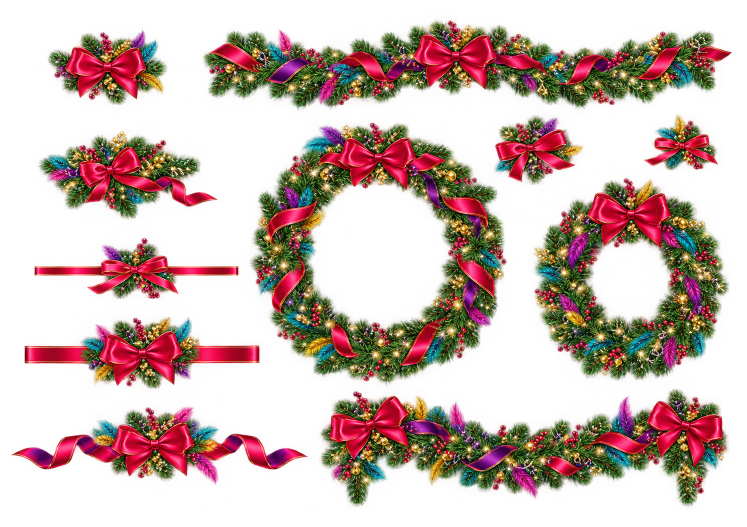
#> input picture assets/fuentes/NAVIDAD CC.png, 1493 x 1053 px, found by its file name (shown at 1/2 size)
$ python extraer_cc.py '../assets/fuentes/NAVIDAD CC.png'
#> lines starting #> are read from the running program, lines starting #| are printed output that depends on the picture; after the words box and inside, x2 and y2 are one past the last pixel; in counts of white or black regions, pixels touching at a corner belong together
"""Separa NAVIDAD CC.png en sus piezas sueltas.

Agrupa por alfa: se dilata un poco la mascara para que el follaje ralo de una
misma pieza quede unido, se etiquetan los grupos y se recorta cada uno con el
alfa ORIGINAL (la dilatacion solo sirve para agrupar, no se guarda).
Saca una hoja numerada para decidir que es cada cosa; con --guardar escribe
los .webp en la carpeta del proyecto.
"""
from PIL import Image, ImageDraw
import numpy as np
from scipy import ndimage
import os, sys

SRC = r'C:/Users/EQUIPO/Downloads/NAVIDAD CC.png'
OUT = os.path.normpath('C:/Users/EQUIPO/AppData/Local/Temp/claude/'
                       'C--Users-EQUIPO-Desktop-Proyectos-claude/'
                       '743bcc5d-28f7-4b2e-a146-7922b8ed0f28/scratchpad/nv')
DEST = 'assets/img/navidad-adornos'
UMBRAL = 40        # por debajo de esto, el alfa es halo flojo
UNIR = 9           # radio de dilatacion para unir follaje de una misma pieza
MIN_AREA = 2500    # grupos mas chicos que esto son motas

im = Image.open(SRC).convert('RGBA')
#> im is the input picture: PIL image 1493x1053 RGBA; mean R, G, B, A 82.4, 44.4, 35.9, 96.8
W, H = im.size
#> W = 1493; H = 1053
arr = np.array(im)
alfa = arr[:, :, 3].astype(np.int16)

# alfa limpio: el halo flojo a cero
alfa_limpio = np.where(alfa <= UMBRAL, 0, alfa).astype(np.uint8)

mask = alfa_limpio > 0
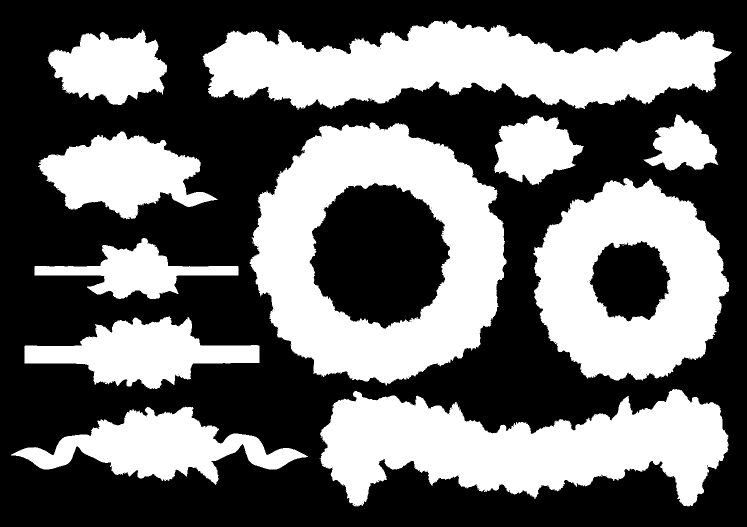
#> mask: shape (1053, 1493) bool (shown at 1/2 size); 41.4% white; 21 white regions (10 under 20 px), largest, box (x1, y1, x2, y2) and area: (499, 245, 1013, 771) 142886, (405, 41, 1464, 220) 118311, (640, 778, 1457, 1013) 114347
unida = ndimage.binary_dilation(mask, ndimage.generate_binary_structure(2, 2),
                                iterations=UNIR)
#> unida: shape (1053, 1493) bool; 53.6% white; 3 black regions, box (x1, y1, x2, y2) and area: (0, 0, 1493, 1053) 666910, (633, 380, 887, 641) 49197, (1194, 495, 1326, 625) 12935
etiq, n = ndimage.label(unida)
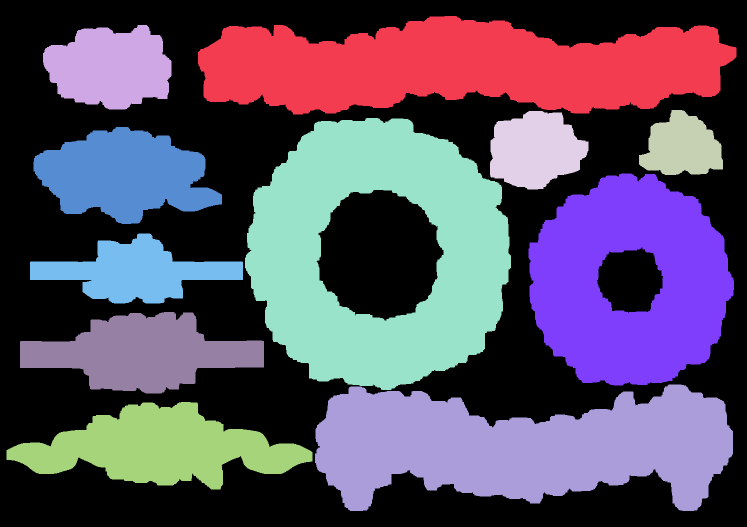
#> etiq: shape (1053, 1493) int32 (shown at 1/2 size); 12 distinct labels, from 0 to 11; one colour per label, 0 black
#> n = 11
print('grupos encontrados:', n)
#| grupos encontrados: 11

piezas = []
for i in range(1, n + 1):
    ys, xs = np.where(etiq == i)
    area = int(mask[etiq == i].sum())        # area real, sin contar la dilatacion
    if area < MIN_AREA:
        continue
    y0, y1 = int(ys.min()), int(ys.max()) + 1
    x0, x1 = int(xs.min()), int(xs.max()) + 1
    # recortar al contenido real dentro de la caja
    sub = mask[y0:y1, x0:x1] & (etiq[y0:y1, x0:x1] == i)
    fy, fx = np.where(sub)
    y0b, y1b = y0 + int(fy.min()), y0 + int(fy.max()) + 1
    x0b, x1b = x0 + int(fx.min()), x0 + int(fx.max()) + 1
    piezas.append((x0b, y0b, x1b, y1b, area, i))
#> this loop made 11 passes
#> (area, y0, y1, x0, x1, y0b, y1b, x0b) on passes 1 to 11: (118313, 32, 229, 396, 1473, 41, 220, 405), (23553, 50, 219, 86, 343, 59, 210, 95), (9464, 220, 350, 1278, 1446, 229, 341, 1287), (16004, 222, 379, 980, 1177, 231, 370, 989), (142888, 236, 780, 490, 1022, 245, 771, 499), (35342, 254, 448, 67, 444, 263, 439, 76), (98663, 347, 771, 1057, 1468, 356, 762, 1066), (18436, 467, 607, 60, 486, 476, 598, 69), (33868, 624, 787, 40, 528, 633, 778, 49), (114353, 769, 1022, 630, 1466, 778, 1013, 639), (39256, 804, 979, 13, 625, 813, 970, 22)
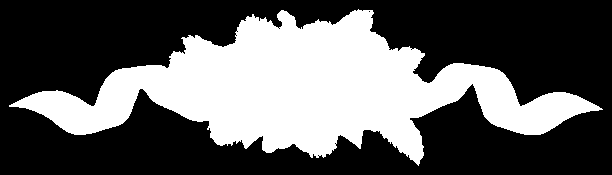
#> sub: shape (175, 612) bool; 36.7% white; 1 white region, box (x1, y1, x2, y2) and area: (9, 9, 603, 166) 39256
#> after the loop, piezas = 11 items, first 6: (405, 41, 1464, 220, 118313, 1), (95, 59, 334, 210, 23553, 2), (1287, 229, 1437, 341, 9464, 3), (989, 231, 1168, 370, 16004, 4), (499, 245, 1013, 771, 142888, 5), (76, 263, 435, 439, 35342, 6)

# ordenar como se leen: por filas de arriba a abajo, luego de izquierda a derecha
piezas.sort(key=lambda p: (round(p[1] / 90), p[0]))
print('piezas utiles:', len(piezas))
#| piezas utiles: 11

recortes = []
for idx, (x0, y0, x1, y1, area, lab) in enumerate(piezas, 1):
    rec = Image.fromarray(arr[y0:y1, x0:x1].copy(), 'RGBA')
    # dentro de la caja puede colarse un trozo de la pieza vecina: se borra
    propio = (etiq[y0:y1, x0:x1] == lab)
    a = np.array(rec.getchannel('A'))
    a = np.where(propio, np.where(a <= UMBRAL, 0, a), 0).astype(np.uint8)
    rec.putalpha(Image.fromarray(a, 'L'))
    recortes.append((idx, rec, x1 - x0, y1 - y0, area))
    print('  %2d  %4dx%-4d  area %6d' % (idx, x1 - x0, y1 - y0, area))
#> this loop made 11 passes
#> (x0, y0, x1, y1, area, lab) on passes 1 to 11: (405, 41, 1464, 220, 118313, 1), (95, 59, 334, 210, 23553, 2), (76, 263, 435, 439, 35342, 6), (499, 245, 1013, 771, 142888, 5), (989, 231, 1168, 370, 16004, 4), (1287, 229, 1437, 341, 9464, 3), (1066, 356, 1459, 762, 98663, 7), (69, 476, 477, 598, 18436, 8), (49, 633, 519, 778, 33868, 9), (22, 813, 616, 970, 39256, 11), (639, 778, 1457, 1013, 114353, 10)
#|    1  1059x179   area 118313
#|    2   239x151   area  23553
#|    3   359x176   area  35342
#|    4   514x526   area 142888
#|    5   179x139   area  16004
#|    6   150x112   area   9464
#|    7   393x406   area  98663
#|    8   408x122   area  18436
#> (further printed lines are left out)
#> pass 1, `a = np.array(rec.getchannel('A'))`:
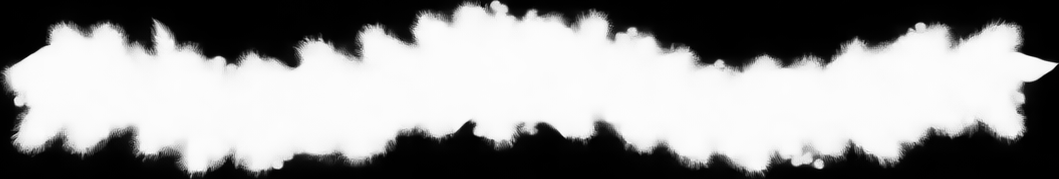
#> a: shape (179, 1059); min 0, max 255, mean 146.1
#> after the loop: propio: shape (235, 818) bool; 73.4% white; 7 black regions (1 under 20 px), largest, box (x1, y1, x2, y2) and area: (102, 161, 711, 235) 22426, (93, 0, 689, 77) 20607, (762, 147, 818, 235) 2913, (0, 165, 50, 235) 2167, (0, 0, 58, 67) 1534, (738, 0, 818, 73) 1414
#> after the loop:
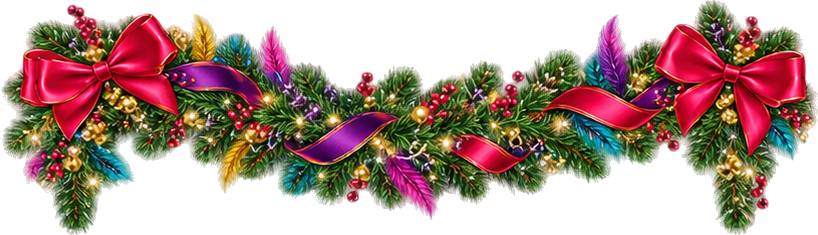
#> rec: PIL image 818x235 RGBA; mean R, G, B, A 92.9, 59.3, 48.2, 138; transparent parts drawn white
#> after the loop, recortes = 11 items

# hoja numerada sobre el fondo de la pagina
COL, CEL = 3, 470
filas = (len(recortes) + COL - 1) // COL
#> filas = 4
hoja = Image.new('RGB', (COL * CEL, filas * (CEL + 24)), (13, 13, 17))
dr = ImageDraw.Draw(hoja)
for i, (idx, rec, w, h, area) in enumerate(recortes):
    e = min((CEL - 20) / w, (CEL - 20) / h, 1.0)
    chico = rec.resize((max(1, int(w * e)), max(1, int(h * e))), Image.LANCZOS)
    cx = (i % COL) * CEL + (CEL - chico.size[0]) // 2
    cy = (i // COL) * (CEL + 24) + (CEL - chico.size[1]) // 2
    base = Image.new('RGBA', chico.size, (13, 13, 17, 255))
    base.alpha_composite(chico)
    hoja.paste(base.convert('RGB'), (cx, cy))
    dr.rectangle([(i % COL) * CEL + 2, (i // COL) * (CEL + 24) + 2,
                  (i % COL) * CEL + CEL - 2, (i // COL) * (CEL + 24) + CEL - 2],
                 outline=(60, 60, 70))
    dr.text(((i % COL) * CEL + 8, (i // COL) * (CEL + 24) + CEL + 5),
            '#%d  %dx%d' % (idx, w, h), fill=(255, 235, 120))
#> this loop made 11 passes
#> (w, h, area, e, cx, cy) on passes 1 to 11: (1059, 179, 118313, 0.425, 10, 197), (239, 151, 23553, 1, 585, 159), (359, 176, 35342, 1, 995, 147), (514, 526, 142888, 0.856, 15, 504), (179, 139, 16004, 1, 615, 659), (150, 112, 9464, 1, 1100, 673), (393, 406, 98663, 1, 38, 1020), (408, 122, 18436, 1, 501, 1162), (470, 145, 33868, 0.957, 950, 1154), (594, 157, 39256, 0.758, 10, 1658), (818, 235, 114353, 0.55, 480, 1652)
#> pass 1, `chico = rec.resize((max(1, int(w * e)), max(1, int(h * e))), Image.LAN..`:
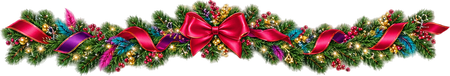
#> chico: PIL image 450x76 RGBA; mean R, G, B, A 73.4, 51.2, 37.9, 144.9; transparent parts drawn white
#> after the loop:
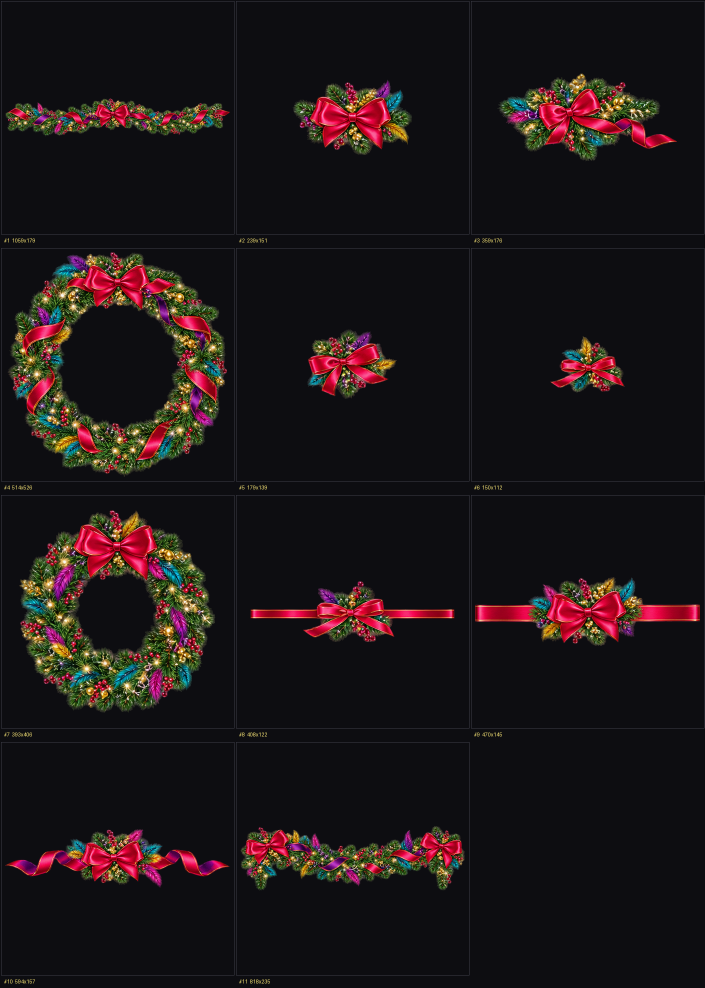
#> hoja: PIL image 1410x1976 RGB (shown at 1/2 size); mean R, G, B 28.4, 21.1, 22.9
hoja.save(OUT + '/cc-piezas.jpg', quality=90)
print('->', OUT + '/cc-piezas.jpg')

if '--guardar' in sys.argv:
    os.makedirs(DEST, exist_ok=True)
    for idx, rec, w, h, area in recortes:
        rec.save('%s/p%02d.webp' % (DEST, idx), 'WEBP', quality=86, method=6)
    print('guardadas', len(recortes), 'piezas en', DEST)
